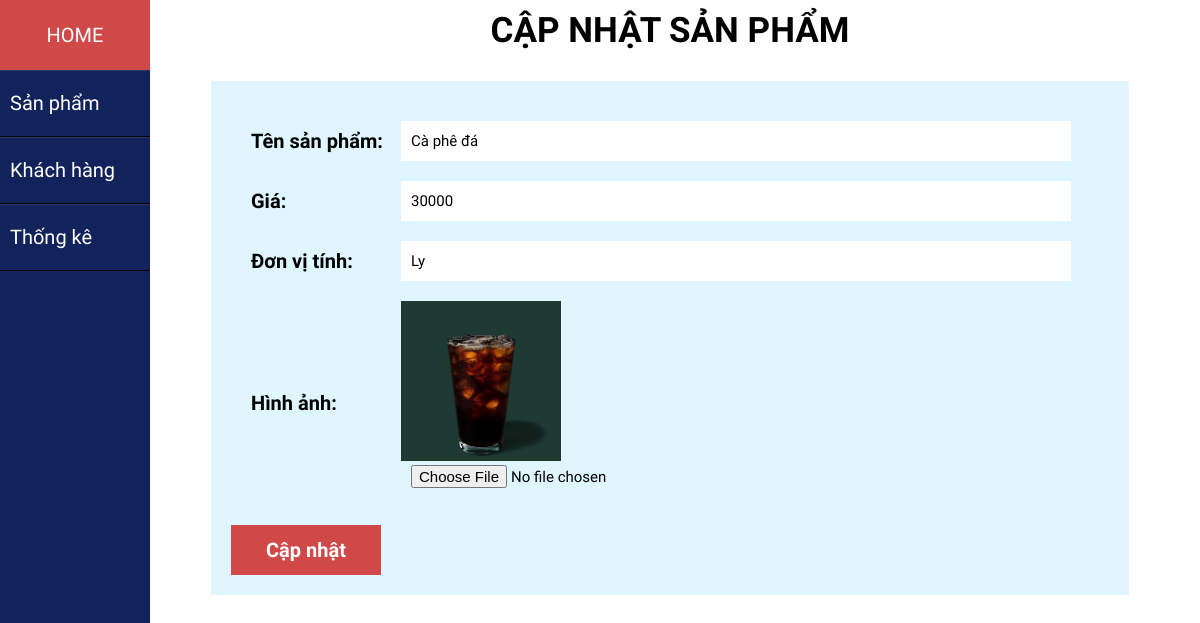
/index.php?act=edit_product&id=1, run on the app's committed database.
### tables this page shows
CREATE TABLE `sanpham` (
  `ma_sp` int(11) NOT NULL,
  `ten_sp` varchar(255) NOT NULL,
  `gia` decimal(10,2) NOT NULL,
  `donvitinh` varchar(10) NOT NULL,
  `hinhanh_sp` varchar(100) NOT NULL
);

### model/item.php (called while the page is built, shortened)
<?php
    function get_products_byid($id) {
        $conn = connectdb();
        $sql = "SELECT * FROM sanpham WHERE ma_sp = ?";
        $stmt = $conn->prepare($sql);
        $stmt->execute([$id]);
        $product = $stmt->fetch(PDO::FETCH_ASSOC);
        return $product;
    }
?>

### view/product_update.php (the view, shortened to what this page needs)
<section class="update_form">
    <h1>CẬP NHẬT SẢN PHẨM</h1>
    <?php
        extract($product_one);
    ?>
    <div class="form_update_container">
        <form action="index.php?act=update_product" method="POST" enctype="multipart/form-data">
            <div class="form_row">
                <label for="name">Tên sản phẩm:</label>
                <input type="text" id="name" name="name" value="<?=$ten_sp?>" placeholder="Tên sản phẩm">
            </div>
            <div class="form_row">
                <label for="price">Giá:</label>
                <input type="text" id="price" name="price" value="<?=number_format($gia, 0, '', '')?>" placeholder="Giá">
            </div>
            <div class="form_row">
                <label for="unit">Đơn vị tính:</label>
                <input type="text" id="unit" name="unit" value="<?=$donvitinh?>" placeholder="Đơn vị tính">
            </div>
            <div class="form_row">
                <label for="image">Hình ảnh:</label>
                <div>
                    <img src="images/products/<?=$hinhanh_sp?>" alt="Hình ảnh demo">
                    <input type="file" id="image" name="image">
                </div>
            </div>
            <input class="btnupdate" type="submit" name="btnupdate" value="Cập nhật">
        </form>
    </div>
</section>

### css/sidebar.css (style rules this page uses)
* { padding: 0; margin: 0; list-style: none; text-decoration: none; }
body { font-family: "Chakra Petch", sans-serif; position: relative; }
img { width: 160px; height: 160px; }
h1 { font-size: 30px; }

### css/home.css (style rules this page uses)
* { margin: 0; padding: 0; text-decoration: none; border: none; outline: none; box-sizing: border-box; font-family: "Chakra Petch", sans-serif; }
body { position: relative; }
img { width: 160px; height: 160px; }
h1 { font-size: 35px; }
:root { --text-color: #fff; --main-text-color: #603809; --h1-text-color: #F29F05; --background-color: #FFFEFC; --special-color: #F29F05; --background2-color: #1d2e1f; --sale-color: #FE0000; }

### css/cart_detail.css (style rules this page uses)
* { margin: 0; padding: 0; text-decoration: none; border: none; outline: none; box-sizing: border-box; font-family: "Chakra Petch", sans-serif; }
body { position: relative; box-sizing: border-box; }

### css/customer.css (style rules this page uses)
* { margin: 0; padding: 0; text-decoration: none; border: none; outline: none; box-sizing: border-box; font-family: "Chakra Petch", sans-serif; }
:root { --text-color: #fff; --main-text-color: #603809; --h1-text-color: #F29F05; --background-color: #FFFEFC; --special-color: #F29F05; --background2-color: #1d2e1f; --sale-color: #FE0000; }
.update_form { display: flex; justify-content: center; align-items: center; flex-direction: column; }
.form_update_container { width: 100%; display: flex; justify-content: center; }
.update_form form { background-color: #DFF5FF; padding: 20px; margin-top: 30px; width: 90%; }
.form_row input { width: 80%; height: 30px; font-size: 15px; padding-left: 10px; }
.form_row { display: flex; margin: 20px; }
.form_row label { min-width: 150px; display: flex; align-items: center; font-size: 20px; font-weight: bold; }
.btnupdate { width: 150px; height: 50px; background-color: #D04848; display: flex; justify-content: center; align-items: center; border: none; font-size: 20px; font-weight: bold; color: #fff; cursor: pointer; }
.form_row input { width: 80%; height: 40px; font-size: 15px; }

### css/catalog.css (style rules this page uses)
* { padding: 0; margin: 0; list-style: none; text-decoration: none; }
body { font-family: "Chakra Petch", sans-serif; position: relative; }
.catalog, .update_form, .insert_form, .customer, .list_bill { padding: 10px 20px 20px 160px; }
.update_form { display: flex; justify-content: center; align-items: center; flex-direction: column; }
.form_update_container { width: 100%; display: flex; justify-content: center; }
.update_form form { background-color: #DFF5FF; padding: 20px; margin-top: 30px; width: 90%; }
.form_row input { width: 80%; height: 30px; font-size: 15px; padding-left: 10px; }
.form_row { display: flex; margin: 20px; }
.form_row label { min-width: 150px; display: flex; align-items: center; font-size: 20px; font-weight: bold; }
.btnupdate { width: 150px; height: 50px; background-color: #D04848; display: flex; justify-content: center; align-items: center; border: none; font-size: 20px; font-weight: bold; color: #fff; cursor: pointer; }

### css/list_bill.css (style rules this page uses)
* { margin: 0; padding: 0; text-decoration: none; border: none; outline: none; box-sizing: border-box; font-family: "Chakra Petch", sans-serif; }
:root { --text-color: #fff; --main-text-color: #603809; --h1-text-color: #F29F05; --background-color: #FFFEFC; --special-color: #F29F05; --background2-color: #1d2e1f; --sale-color: #FE0000; }
.update_form { display: flex; justify-content: center; align-items: center; flex-direction: column; }
.form_update_container { width: 100%; display: flex; justify-content: center; }
.update_form form { background-color: #DFF5FF; padding: 20px; margin-top: 30px; width: 90%; }
.form_row input { width: 80%; height: 30px; font-size: 15px; padding-left: 10px; }
.form_row { display: flex; margin: 20px; }
.form_row label { min-width: 150px; display: flex; align-items: center; font-size: 20px; font-weight: bold; }
.btnupdate { width: 150px; height: 50px; background-color: #D04848; display: flex; justify-content: center; align-items: center; border: none; font-size: 20px; font-weight: bold; color: #fff; cursor: pointer; }
.form_row input { width: 80%; height: 40px; font-size: 15px; }

### css/thongke.css (style rules this page uses)
* { padding: 0; margin: 0; list-style: none; text-decoration: none; }
body { font-family: "Chakra Petch", sans-serif; position: relative; }

### data on the page
sanpham: name "Cà phê đá", price "30000", unit "Ly", hinhanh_sp (picture)
